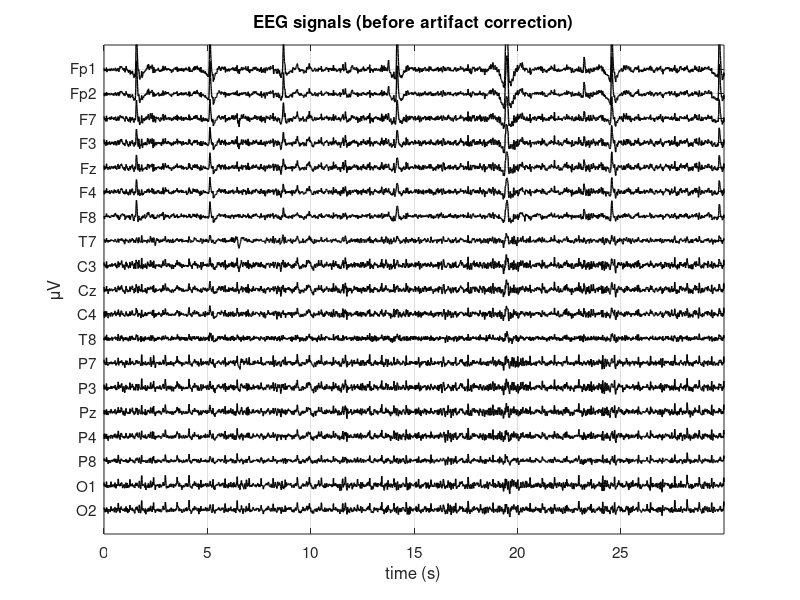

MATLAB code to generate this figure: (Note: this script raises an error after producing the figure.)

%% Open-Eyes ICA Stage | Load the file and plot the 19 EEG signals in time (before artifact correction)

clear
close all
clc

load EYES_OPEN.mat

[n,m] = size(X); % n channels, m time samples

t=[0:1:m-1]/srate; % time axis in seconds


% plot the first 30 seconds of the tracing 
start=1;
stop=30*srate; %m;
delta=100;

figure
for i = 1:n
    plot(t(start:stop), X(i,start:stop)-delta*(i-1), 'k','linewidth',1);
    hold on
end
xlim([t(start) t(stop)])
ylim([-delta*n delta])
xlabel('time (s)')
ylabel('\muV')
title('EEG signals (before artifact correction)')
set(gca,'ytick',[-delta*(n-1):delta:0])
set(gca,'ytickLabel',fliplr(ch_names))
set(gca,'fontsize',11)
grid

%% Open-Eyes ICA Stage | Compute and plot the power spectral density of the 19 EEG signals (before artifact correction)

window=srate*5;  %I use sections of 5 seconds (number of points per section = 5*srate=5*128)
NFFT=2*window; %number of points used for estimation of PSD = 10*srate-->zero-padding to increase
% frequency resolution up to 0.1 Hz  (freq res = srate/NFFT = srate/(10*srate)=0.1)
[PSD,f]=pwelch(X',window,[],NFFT,srate); %each column of PSD contains the power spectral
% density of the corresponding column of X', that is the i-th column of PSD
% contains the PSD of the i-th EEG channel

figure
for i = 1:n
    subplot(4,5,i)
    plot(f, PSD(:,i),'color',[0 0 0],'linewidth',1);
    title(ch_names{i})
    xlim([0.5 50])
    xlabel('Hz');
    ylabel('{\muV}^2/Hz')  
end
sgtitle('PSD of EEG signals (before artifact correction)')

%% Open-Eyes ICA Stage | Save the EEG data X for their use in EEGLAB

%%comment the following instruction after the first usage
%save open_eyes_ica_input.mat X

%% Open-Eyes ICA Stage | Perform ICA and obtain the demixing matrix (using the GUI of EEGLAB)
% Follow the instructions in the text of Open-Eyes ICA Stage: in eeglab, import open_eyes_ica_input.mat, compute and export the demixing
% matrix (here saved in matrixW_open_eyes.txt), plot the topographical maps and save them in a .fig file (here
% mapICs_open_eyes.fig)

%% Open-Eyes ICA Stage | Load the demixing matrix, compute and plot the ICs as a function of time

load matrixW_open_eyes.txt 
W=matrixW_open_eyes;
A=inv(W); % mixing matrix A obtained by inverting the demixing matrix W
Y=W*X;  % Y contains the estimated independent components (n x m)

labels_IC=cell(1,size(Y,1)); % 1 x n
for i=1:size(Y,1)
    labels_IC{i}=['IC',num2str(i)];
end

% I plot 30 seconds 

start=1;
stop=30*srate; 

delta=20;

figure
for i = 1:n
    plot(t(start:stop), Y(i,start:stop)-delta*(i-1), 'k','linewidth',1);
    hold on
end
xlim([t(start) t(stop)])
ylim([-delta*n delta])
xlabel('time (s)')
ylabel('\muV')
title('estimated independent components')
set(gca,'ytick',[-delta*(n-1):delta:0])
set(gca,'yticklabel',fliplr(labels_IC))
set(gca,'fontsize',11)
grid

%% Open-Eyes ICA Stage | compute and plot the power spectral density of the estimated ICs

%same parameter setting as for EEG signals (X)
window=5*srate; 
NFFT=2*window; 
[PSD_IC,f]=pwelch(Y',window,[],NFFT,srate);

figure
for i = 1:n
    subplot(4,5,i)
    plot(f, PSD_IC(:,i),'k','linewidth',1);
    title(labels_IC{i})
    xlim([0.5 50])
    xlabel('Hz')
    ylabel('{\muV}^2/Hz')
    grid
end
sgtitle('PSD of estimated independent components')

%% Open-Eyes ICA Stage | Identification of artifact components via exploration of time pattern, PSD, topographical map
%%you can also open  the figure of the topographical maps created using
%%EEGLAB (uncomment the following instruction)
%openfig('mapICs_open_eyes.fig');

%%I use the next istruction to better explore some ICs (IMPORTANT: since
%%this function uses the topoplot function of EEGLAB toolbox, you need
%%first to launch EEGLAB (then you can close the EEGLAB GUI). In general,
%%it is useful to inspect all the ICs using the function plot_IC.m. 
index_IC=[1,2,19];
plot_IC(index_IC,A,Y,PSD_IC,f,'Standard-10-20-Cap19.locs',srate,t(1),t(end))

%%IC1 blinking artifact
%%IC2 ECG artifact
%%the first two ICs are the most evident artifact components 
%%IC19 appears as small lateral eye movements associated to blinking 
%%(IC19 has small variance)

%% Open-Eyes ICA Stage | Removal of the main artifact components, reconstruction of cleaned EEG, time pattern and PSD of the cleaned EEG

Snew=Y;
Snew([1 2 19],:)=0; % I zero the ICs identified as artifact components

Xnew=A*Snew; % these are the EEG signals cleaned from the identified artifact components

delta=100;

start=1;
stop=30*srate;

figure
for i = 1:n
    plot(t(start:stop), Xnew(i,start:stop)-delta*(i-1), 'k','linewidth',1);
    hold on
end
xlim([t(start) t(stop)])
ylim([-delta*n delta])
xlabel('time (s)')
ylabel('\muV')
title('EEG signals (after artifact correction)')
set(gca,'ytick',[-delta*(n-1):delta:0])
set(gca,'ytickLabel',fliplr(ch_names))
set(gca,'fontsize',11)
grid
% compare the figure 'EEG signals (after artifact correction)' vs 'EEG signals (before artifact correction)'

window=srate*5;
NFFY=2*window; 

[PSDnew,f]=pwelch(Xnew',window,[],NFFT,srate); 

figure
for i = 1:n
    subplot(4,5,i)
    plot(f, PSDnew(:,i),'r','linewidth',1);
    title(ch_names{i})
    xlim([0.5 50])
    xlabel('Hz')
    ylabel('{\muV}^2/Hz')
end
sgtitle('PSD of EEG signals (after artifact correction)')
% compare the figure 'PSD of EEG signals (after artifact correction)' vs s'PSD of EEG signals (before artifact correction)'

% overlapping between PSD of EEG signals before and after artifact
figure
for i = 1:n
    subplot(4,5,i)
    plot(f, PSD(:,i),'k','linewidth',1);
    hold on
    plot(f, PSDnew(:,i),'r','linewidth',1);
    title(ch_names{i})
    xlim([0.5 50])
    xlabel('Hz')
    ylabel('{\muV}^2/Hz')
end
sgtitle('PSD of EEG signals (before vs after artifact correction)')
